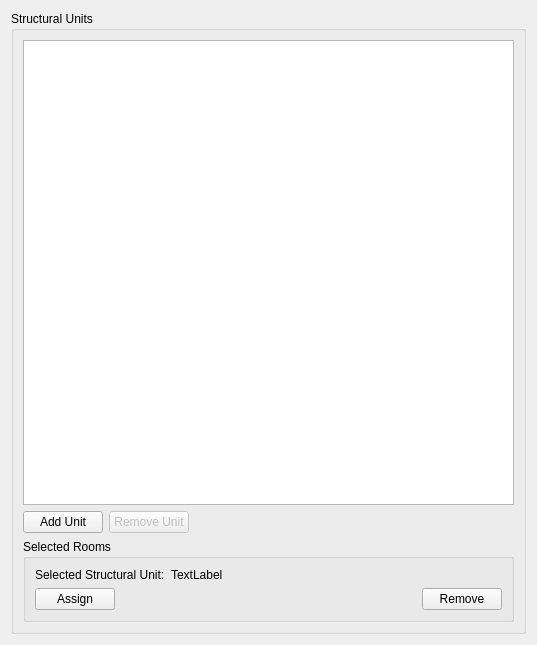
<?xml version="1.0" encoding="UTF-8"?>
<ui version="4.0">
 <class>SVPropBuildingStructuralUnitWidget</class>
 <widget class="QWidget" name="SVPropBuildingStructuralUnitWidget">
  <property name="geometry">
   <rect>
    <x>0</x>
    <y>0</y>
    <width>537</width>
    <height>645</height>
   </rect>
  </property>
  <property name="windowTitle">
   <string>Form</string>
  </property>
  <layout class="QVBoxLayout" name="verticalLayout">
   <item>
    <widget class="QGroupBox" name="groupBox">
     <property name="title">
      <string>Structural Units</string>
     </property>
     <layout class="QGridLayout" name="gridLayout">
      <item row="0" column="0">
       <widget class="QTableWidget" name="tableWidgetStructuralUnit"/>
      </item>
      <item row="2" column="0">
       <widget class="QGroupBox" name="groupBoxSelectedRooms">
        <property name="title">
         <string>Selected Rooms</string>
        </property>
        <layout class="QVBoxLayout" name="verticalLayout_2">
         <item>
          <layout class="QHBoxLayout" name="horizontalLayout" stretch="0,1">
           <item>
            <widget class="QLabel" name="label_2">
             <property name="text">
              <string>Selected Structural Unit:</string>
             </property>
            </widget>
           </item>
           <item>
            <widget class="QLabel" name="labelSelectedStructuralUnit">
             <property name="text">
              <string>TextLabel</string>
             </property>
            </widget>
           </item>
          </layout>
         </item>
         <item>
          <layout class="QHBoxLayout" name="horizontalLayout_2">
           <item>
            <widget class="QPushButton" name="pushButtonAssignStructuralUnit">
             <property name="text">
              <string>Assign</string>
             </property>
            </widget>
           </item>
           <item>
            <spacer name="horizontalSpacer">
             <property name="orientation">
              <enum>Qt::Horizontal</enum>
             </property>
             <property name="sizeHint" stdset="0">
              <size>
               <width>40</width>
               <height>20</height>
              </size>
             </property>
            </spacer>
           </item>
           <item>
            <widget class="QPushButton" name="pushButtonRemoveAssignment">
             <property name="text">
              <string>Remove</string>
             </property>
            </widget>
           </item>
          </layout>
         </item>
        </layout>
       </widget>
      </item>
      <item row="1" column="0">
       <layout class="QHBoxLayout" name="horizontalLayout_4">
        <item>
         <widget class="QPushButton" name="pushButtonAddStructuralUnit">
          <property name="text">
           <string>Add Unit</string>
          </property>
          <property name="icon">
           <iconset resource="../resources/SIM-VICUS.qrc">
            <normaloff>:/gfx/actions/24x24/plus.png</normaloff>:/gfx/actions/24x24/plus.png</iconset>
          </property>
         </widget>
        </item>
        <item>
         <widget class="QPushButton" name="pushButtonRemoveStructuralUnit">
          <property name="enabled">
           <bool>false</bool>
          </property>
          <property name="text">
           <string>Remove Unit</string>
          </property>
          <property name="icon">
           <iconset resource="../resources/SIM-VICUS.qrc">
            <normaloff>:/gfx/actions/24x24/minus.png</normaloff>:/gfx/actions/24x24/minus.png</iconset>
          </property>
         </widget>
        </item>
        <item>
         <spacer name="horizontalSpacer_2">
          <property name="orientation">
           <enum>Qt::Horizontal</enum>
          </property>
          <property name="sizeHint" stdset="0">
           <size>
            <width>40</width>
            <height>20</height>
           </size>
          </property>
         </spacer>
        </item>
       </layout>
      </item>
     </layout>
    </widget>
   </item>
  </layout>
 </widget>
 <resources>
  <include location="../resources/SIM-VICUS.qrc"/>
 </resources>
 <connections/>
</ui>
